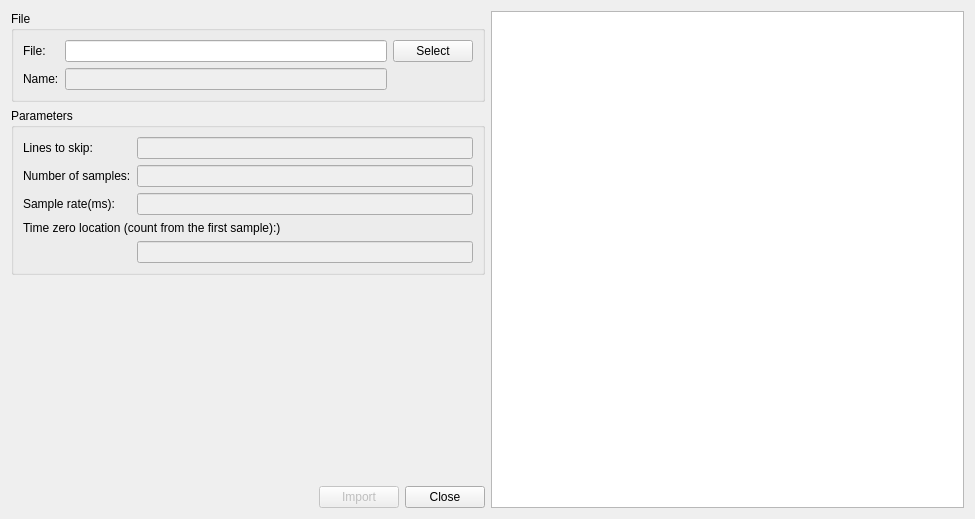
<?xml version="1.0" encoding="UTF-8"?>
<ui version="4.0">
 <class>CDlgRLImportWavelet</class>
 <widget class="QWidget" name="CDlgRLImportWavelet">
  <property name="geometry">
   <rect>
    <x>0</x>
    <y>0</y>
    <width>975</width>
    <height>519</height>
   </rect>
  </property>
  <property name="windowTitle">
   <string>Import Wavelet</string>
  </property>
  <layout class="QHBoxLayout" name="horizontalLayout_2">
   <item>
    <layout class="QVBoxLayout" name="verticalLayout">
     <item>
      <widget class="QGroupBox" name="groupBox_2">
       <property name="title">
        <string>File</string>
       </property>
       <layout class="QGridLayout" name="gridLayout_2">
        <item row="0" column="0">
         <widget class="QLabel" name="label">
          <property name="text">
           <string>File:</string>
          </property>
         </widget>
        </item>
        <item row="0" column="1">
         <widget class="QLineEdit" name="m_pEdtFileName">
          <property name="readOnly">
           <bool>true</bool>
          </property>
         </widget>
        </item>
        <item row="0" column="2">
         <widget class="QPushButton" name="m_pBtnSelect">
          <property name="text">
           <string>Select</string>
          </property>
         </widget>
        </item>
        <item row="1" column="0">
         <widget class="QLabel" name="label_3">
          <property name="text">
           <string>Name:</string>
          </property>
         </widget>
        </item>
        <item row="1" column="1">
         <widget class="QLineEdit" name="m_pEdtName">
          <property name="enabled">
           <bool>false</bool>
          </property>
         </widget>
        </item>
       </layout>
      </widget>
     </item>
     <item>
      <widget class="QGroupBox" name="groupBox">
       <property name="title">
        <string>Parameters</string>
       </property>
       <layout class="QGridLayout" name="gridLayout">
        <item row="0" column="0">
         <widget class="QLabel" name="label_4">
          <property name="text">
           <string>Lines to skip:</string>
          </property>
         </widget>
        </item>
        <item row="0" column="1">
         <widget class="QLineEdit" name="m_pEdtLineToSkip">
          <property name="enabled">
           <bool>false</bool>
          </property>
          <property name="text">
           <string/>
          </property>
         </widget>
        </item>
        <item row="1" column="0">
         <widget class="QLabel" name="label_5">
          <property name="text">
           <string>Number of samples:</string>
          </property>
         </widget>
        </item>
        <item row="1" column="1">
         <widget class="QLineEdit" name="m_pEdtSampleCount">
          <property name="enabled">
           <bool>false</bool>
          </property>
         </widget>
        </item>
        <item row="2" column="0">
         <widget class="QLabel" name="label_6">
          <property name="text">
           <string>Sample rate(ms):</string>
          </property>
         </widget>
        </item>
        <item row="2" column="1">
         <widget class="QLineEdit" name="m_pEdtStep">
          <property name="enabled">
           <bool>false</bool>
          </property>
          <property name="text">
           <string/>
          </property>
         </widget>
        </item>
        <item row="3" column="0" colspan="2">
         <widget class="QLabel" name="label_7">
          <property name="text">
           <string>Time zero location (count from the first sample):)</string>
          </property>
         </widget>
        </item>
        <item row="4" column="1">
         <widget class="QLineEdit" name="m_pEdtTimeZero">
          <property name="enabled">
           <bool>false</bool>
          </property>
         </widget>
        </item>
       </layout>
      </widget>
     </item>
     <item>
      <spacer name="verticalSpacer">
       <property name="orientation">
        <enum>Qt::Vertical</enum>
       </property>
       <property name="sizeHint" stdset="0">
        <size>
         <width>20</width>
         <height>40</height>
        </size>
       </property>
      </spacer>
     </item>
     <item>
      <layout class="QHBoxLayout" name="horizontalLayout">
       <item>
        <spacer name="horizontalSpacer">
         <property name="orientation">
          <enum>Qt::Horizontal</enum>
         </property>
         <property name="sizeHint" stdset="0">
          <size>
           <width>40</width>
           <height>20</height>
          </size>
         </property>
        </spacer>
       </item>
       <item>
        <widget class="QPushButton" name="m_pBtnImport">
         <property name="enabled">
          <bool>false</bool>
         </property>
         <property name="text">
          <string>Import</string>
         </property>
        </widget>
       </item>
       <item>
        <widget class="QPushButton" name="m_pBtnCancel">
         <property name="text">
          <string>Close</string>
         </property>
        </widget>
       </item>
      </layout>
     </item>
    </layout>
   </item>
   <item>
    <widget class="QTextBrowser" name="m_pTextBrowser"/>
   </item>
  </layout>
 </widget>
 <resources/>
 <connections/>
</ui>
